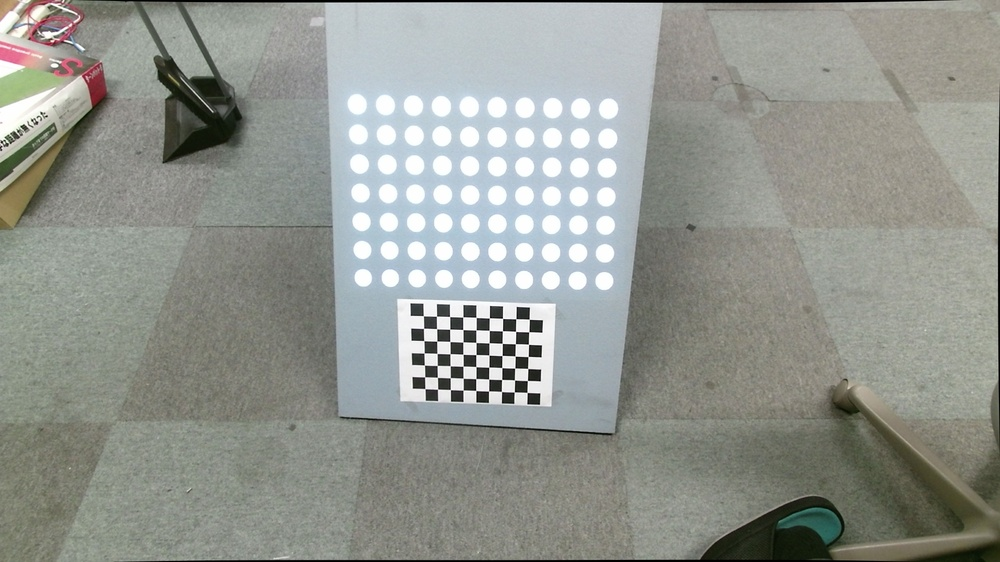
#> input picture camera_imagedata_2.jpeg, 1000 x 562 px, shrunk from 1920 x 1080 before the run, found by its file name
$ python thread.py
#> lines starting #> are read from the running program, lines starting #| are printed output that depends on the picture; after the words box and inside, x2 and y2 are one past the last pixel; in counts of white or black regions, pixels touching at a corner belong together
import cv2, matplotlib
import numpy as np
import matplotlib.pyplot as plt

# read an image
img = cv2.imread('camera_imagedata_2.jpeg')
#> img is the input picture: shape (562, 1000, 3); mean B, G, R 144.1, 150.4, 147
gray = cv2.cvtColor(img, cv2.COLOR_BGR2GRAY)
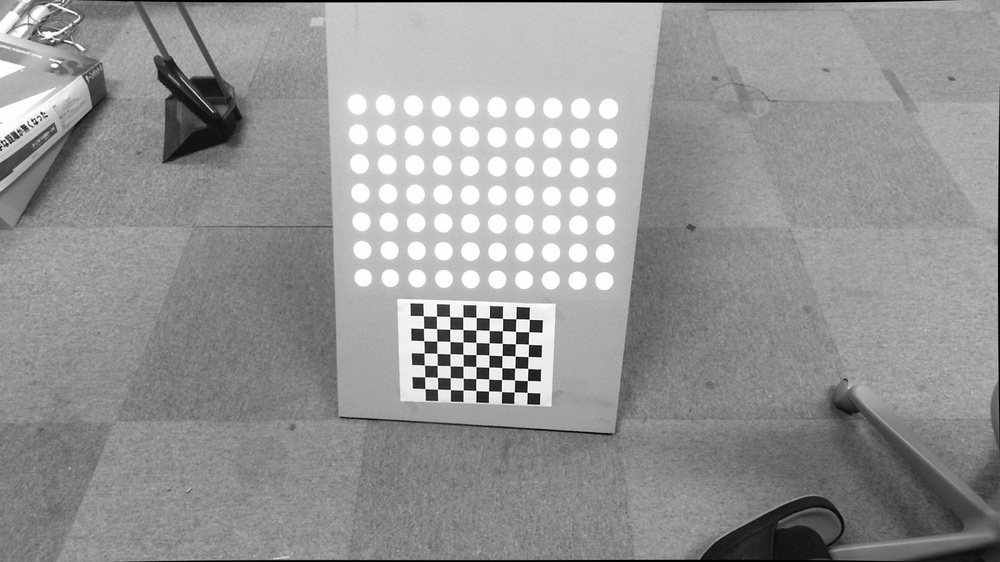
#> gray: shape (562, 1000); min 0, max 255, mean 148.6
invgray = cv2.bitwise_not(gray)
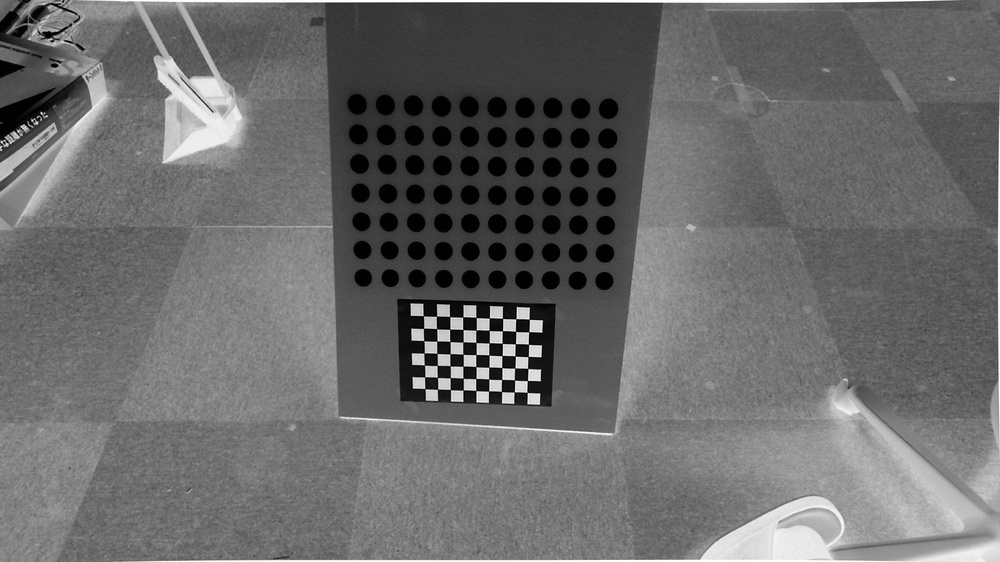
#> invgray: shape (562, 1000); min 0, max 255, mean 106.4

# show image format (basically a 3-d array of pixel color info, in BGR format)
#print(img)

# convert image to RGB color for matplotlib
img = cv2.cvtColor(img, cv2.COLOR_BGR2RGB)

# show image with matplotlib
plt.imshow(img)

# convert image to grayscale
gray_img = cv2.cvtColor(img, cv2.COLOR_RGB2GRAY)

# grayscale image represented as a 2-d array
#print(gray_img)

_, threshold_img = cv2.threshold(gray_img, 230, 255, cv2.THRESH_BINARY)
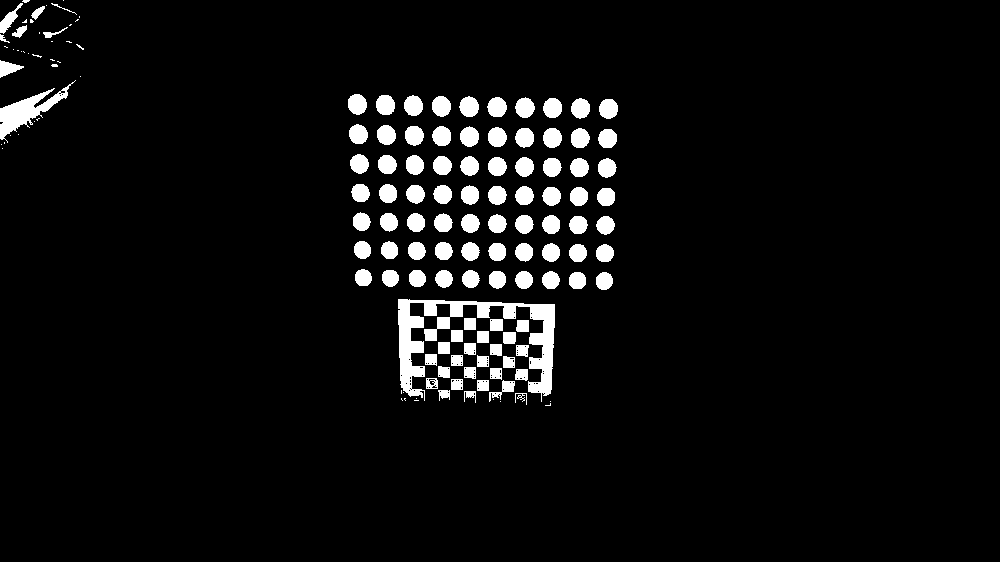
#> threshold_img: shape (562, 1000); 5.3% white; 144 white regions (40 under 20 px), largest, box (x1, y1, x2, y2) and area: (398, 299, 555, 402) 4661, (0, 80, 76, 143) 1357, (459, 96, 479, 117) 318

# show image
threshold_img = cv2.cvtColor(threshold_img, cv2.COLOR_GRAY2RGB)
plt.imshow(threshold_img)
plt.show()
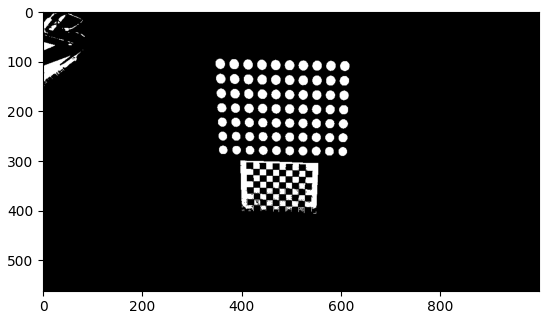
#> figure drawn by matplotlib, 1 panel
